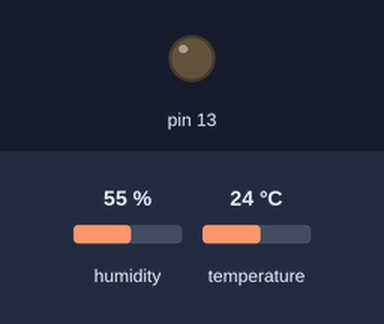
Recording of a sketch running on a simulated Arduino Uno, built with avr-gcc and run on an emulated ATmega328P. On the bench: output pins drawn as LEDs (lit = HIGH). The inputs (shaded band) are chosen by the test bench; at power-on: humidity 55 %, temperature 24 °C. What the sketch prints to the serial monitor is not drawn.

Above: at 2.0 s.
At 6.0 s:
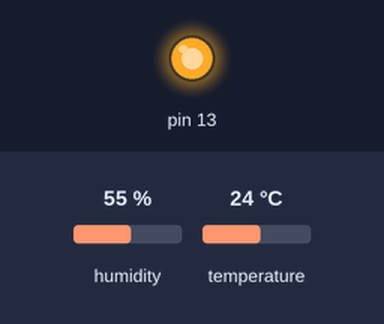
Timing chart, 0 to 10.5 s (numbered marks = the images above):
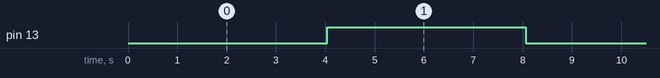

The sketch:

simple_term_sensor.ino
```cpp
#include <EventManager.h>
#include <dht11.h>
dht11 DHT;

#define DHT11_PIN 4       // define a pin for DHT sensor

enum BlinkCmd {
  BlinkOn, BlinkOff
};


// No interrupts, so can use the non-interrupt safe mode
EventManager gEM( EventManager::kNotInterruptSafe );

void setup(){
 pinMode(13, OUTPUT);
 Serial.begin(9600);
 Serial.println("3D Printer OSNF - Open Sensors Network Framework 0.1 ");
 Serial.print("DHT LIBRARY VERSION:");
 Serial.println(DHT11LIB_VERSION);
 Serial.print("SENSOR NAME:");
 Serial.println("OSA1");
 Serial.println();
 gEM.addListener( EventManager::kEventUser0, temperatureListener );
 gEM.addListener( EventManager::kEventUser1, blinker );

}

unsigned long lastToggledBlinker;
BlinkCmd lastBlinkCmd=BlinkOn;

void blinker(int event, int cmd){
  BlinkCmd command= (BlinkCmd)cmd;
  switch (command) {
    case BlinkOn:
      digitalWrite(13, HIGH);
      break;
    case BlinkOff:
      digitalWrite(13, LOW);
      break;
    default:
       Serial.println("blinker error unkown command:"+cmd);
  }
  lastToggledBlinker=millis();
}


void temperatureListener(int event, int pin){
  int chktemp =  DHT.read(pin); // DHT.read(DHT11_PIN);
  switch (chktemp){
    case DHTLIB_OK:
                //Serial.print("OK,\t");
                {
                  int temp = DHT.temperature;
                  int humidity = DHT.humidity;
                  Serial.print("TEMP:");
                  Serial.print(temp);
                  Serial.print(",");
                  Serial.print("HUM:");
                  Serial.print(humidity);
                }
                // Retrofit an event
                break;
    case DHTLIB_ERROR_CHECKSUM:
                Serial.print("Checksum error,\t");
                break;
    case DHTLIB_ERROR_TIMEOUT:
                Serial.print("Time out error,\t");
                break;
    default:
                Serial.print("Unknown error,\t");
                break;
  }
}


void loop()
{
    // Handle any events that are in the queue
    gEM.processEvent();
    // Push a blinker and a sensor check
    if ( ( millis() - lastToggledBlinker ) > 2000 )
    {
      gEM.queueEvent( EventManager::kEventUser1, lastBlinkCmd);
      if(lastBlinkCmd==BlinkOn) {
        lastBlinkCmd=BlinkOff;
      }else{
        lastBlinkCmd=BlinkOn;
      }
      gEM.queueEvent( EventManager::kEventUser0, DHT11_PIN);
    }
    // Push another event after 2000 sec

    delay(2000);


}
```

Measured:
- by itself, pin 13: alternates HIGH for 4.0 s and LOW for 4.0 s
